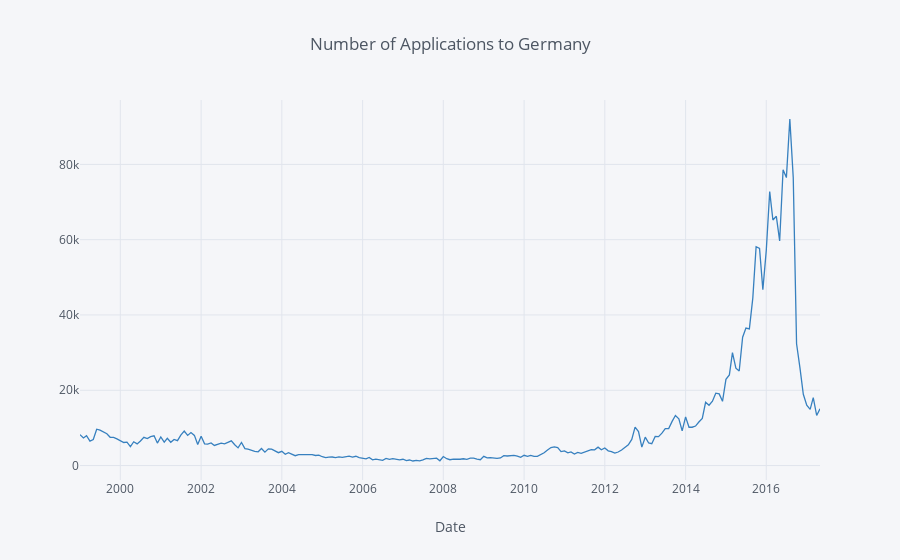

Source (notebook cell):
### Markdown cell above
## Dynamic Visualization

### Code cell
data_df \
    .query('Country == "Germany"') \
    .groupby('Date') \
    .agg({'Value': np.sum}) \
    .iplot(
        title='Number of Applications to Germany', 
        xTitle='Date', 
        color='blue'
    )

### Figure 1 — Plotly figure (JSON) as saved in the notebook; plotly's stock layout.template omitted (floating-point values rounded to 4 significant figures; data arrays with more than 128 entries replaced by an {"elided": "..."} marker saying what was removed)
{"data": [{"line": {"color": "rgba(55, 128, 191, 1.0)", "dash": "solid", "shape": "linear", "width": 1.3}, "mode": "lines", "name": "Value", "text": "", "type": "scatter", "uid": "4b444ead-f96c-4423-82cf-a3878feb1ebe", "x": {"elided": "221 str values"}, "y": {"elided": "221 int values"}}], "layout": {"legend": {"bgcolor": "#F5F6F9", "font": {"color": "#4D5663"}}, "paper_bgcolor": "#F5F6F9", "plot_bgcolor": "#F5F6F9", "title": {"font": {"color": "#4D5663"}, "text": "Number of Applications to Germany"}, "xaxis": {"gridcolor": "#E1E5ED", "showgrid": true, "tickfont": {"color": "#4D5663"}, "title": {"font": {"color": "#4D5663"}, "text": "Date"}, "zerolinecolor": "#E1E5ED"}, "yaxis": {"gridcolor": "#E1E5ED", "showgrid": true, "tickfont": {"color": "#4D5663"}, "title": {"font": {"color": "#4D5663"}, "text": ""}, "zerolinecolor": "#E1E5ED"}}}
